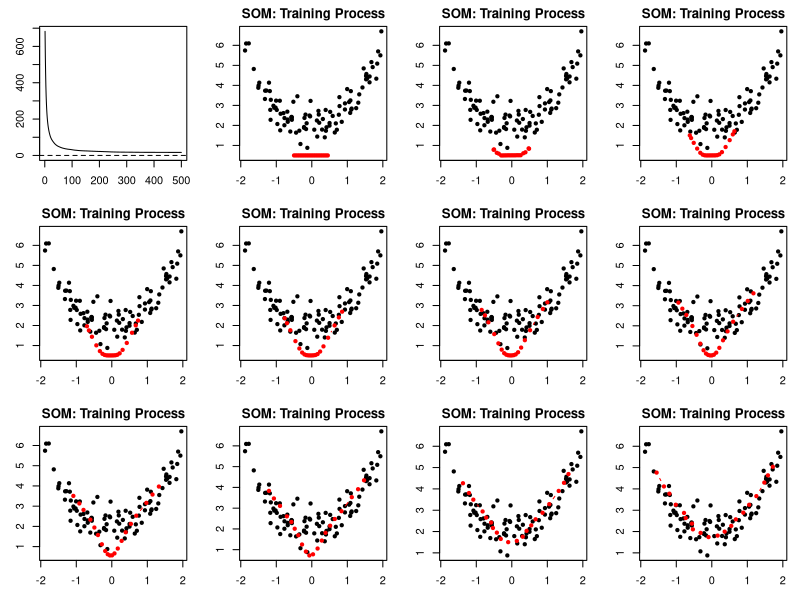

Here is the R script that generated this plot:
# 10 Kohonen's Self Orginizing Map (SOM)
#    One dimension

set.seed(100)
randn = function(...){array(rnorm(prod(...)),dim=list(...))}
rand = function(...){array(runif(prod(...)),dim=list(...))}
zeros = function(...){array(0,dim=list(...))}
ones = function(...){array(1,dim=list(...))}
mod = function(a,b){a%%b}

#%%%%%%%%%%%%%%%%%%%%%%%%%%%%%%%%%%%%%%%%%%%%%%%%%%%%%%%%%%%
N=100       #%% Training samples
K=20        #%% Learning Components
CYCLE=500   #%% Repeated Time
DATACASE=1  #%%%% 1 2 3
epsilon=0.002
#%%%%%%%%%%%%%%%% Training Data %%%%%%%%%%%%%%%
x=zeros(N,2)
if(DATACASE==1){ #%%%%%%%%% (1) quadratic
  x[,1]=4*rand(N)-2
  x[,2]=x[,1]^2+0.5*randn(N)+2
}else if(DATACASE==2){ #%%%%%%%%% (2) circle
  r=rand(N)
  x[,1]=3*cos(2*pi*r)+0.2*randn(N)
  x[,2]=3*sin(2*pi*r)+0.2*randn(N)
}else if(DATACASE==3){ #%%%%%%%%% (3) cross
  for(i in 1:(N/2)){
    x[i,1]=4*(-(N/4)+i)/(N/2)+0.1*randn(1)
    x[i,2]=0.1*randn(1)
  }
  for(i in 1:(N/2)){
    x[i+N/2,1]=0.1*randn(1)
    x[i+N/2,2]=4*(-(N/4)+i)/(N/2)+0.1*randn(1)
  }
}
#%%%%%%%%%%%%%%%%%%% Initialization %%%%%%%%%%%
y=zeros(K,2)
for(k in 1:K){
  y[k,1]=(-k+K/2)/K
  y[k,2]=0.5
}
#%%%%%%%%%%%%%%%%%%% Distance %%%%%%%%%%%%%%%%%%%%%%%%%%%%%%
distance=function(x,y){rowSums((matrix(x,nrow(y),ncol(y),byrow=T)-y)^2)}
#%%%%%%%%%%%%%%%%%%%%%%%%%%%%%%%%%%%%%%%%%%%%%%%%%%%
result=list(list(y=y))
DIST=zeros(CYCLE)
for(cycle in 1:CYCLE){
  #%%%%%%% SOM Learning
  for(i in 1:N){
    dd=distance(x[i,],y)
    k=which.min(dd)
    y[k,]=y[k,]+2*epsilon*(x[i,]-y[k,])
    if(k>1){
      y[k-1,]=y[k-1,]+epsilon*(x[i,]-y[k-1,])
    }
    if(k>2){
      y[k-2,]=y[k-2,]+epsilon*(x[i,]-y[k-2,])
    }
    if(k<K){
      y[k+1,]=y[k+1,]+epsilon*(x[i,]-y[k+1,])
    }
    if(k<K-1){
      y[k+2,]=y[k+2,]+epsilon*(x[i,]-y[k+2,])
    }
  }
  #%%%%%%%%% smoothing
  w=cycle/2
  z=zeros(K,2)
  for(k in 2:(K-1)){
    z[k,]=(y[k-1,]+w*y[k,]+y[k+1,])/(w+2)
  }
  z[1,]=(w*y[1,]+y[2,])/(w+1)
  z[K,]=(y[K-1,]+w*y[K,])/(w+1)
  y=z
  #%%%%%%% Total Distance
  total=0
  for(i in 1:N){
    dd=distance(x[i,],y)
    total=total+min(dd)
  }
  DIST[cycle]=total
  result=c(result,list(list(y=y)))
}
#%%%%%%%%%%%%%%%%%%%% Figure %%%%%%%%%%%%%%%%%%%%%%%%
dmin=min(log(DIST))
dmax=max(log(DIST))
h=(dmax-dmin)/10
nos=sapply(0:10,function(i){sum(log(DIST)>=(dmax-i*h))})
par(mfrow = c(3,4))
par(mar = c(3, 3, 2, 1))
plot(DIST,type="l",ylim=c(0,max(DIST)))
abline(h=0,lty=2)
for(cycle in nos){
  yp=result[[cycle]]$y
  xmin=min(x[,1],yp[,1])
  xmax=max(x[,1],yp[,1])
  ymin=min(x[,2],yp[,2])
  ymax=max(x[,2],yp[,2])
  plot(x[,1],x[,2],type="p",pch=20,xlim=c(xmin,xmax),ylim=c(ymin,ymax),main="SOM: Training Process")
  lines(yp[,1],yp[,2],type="b",pch=20,col="red")
}
